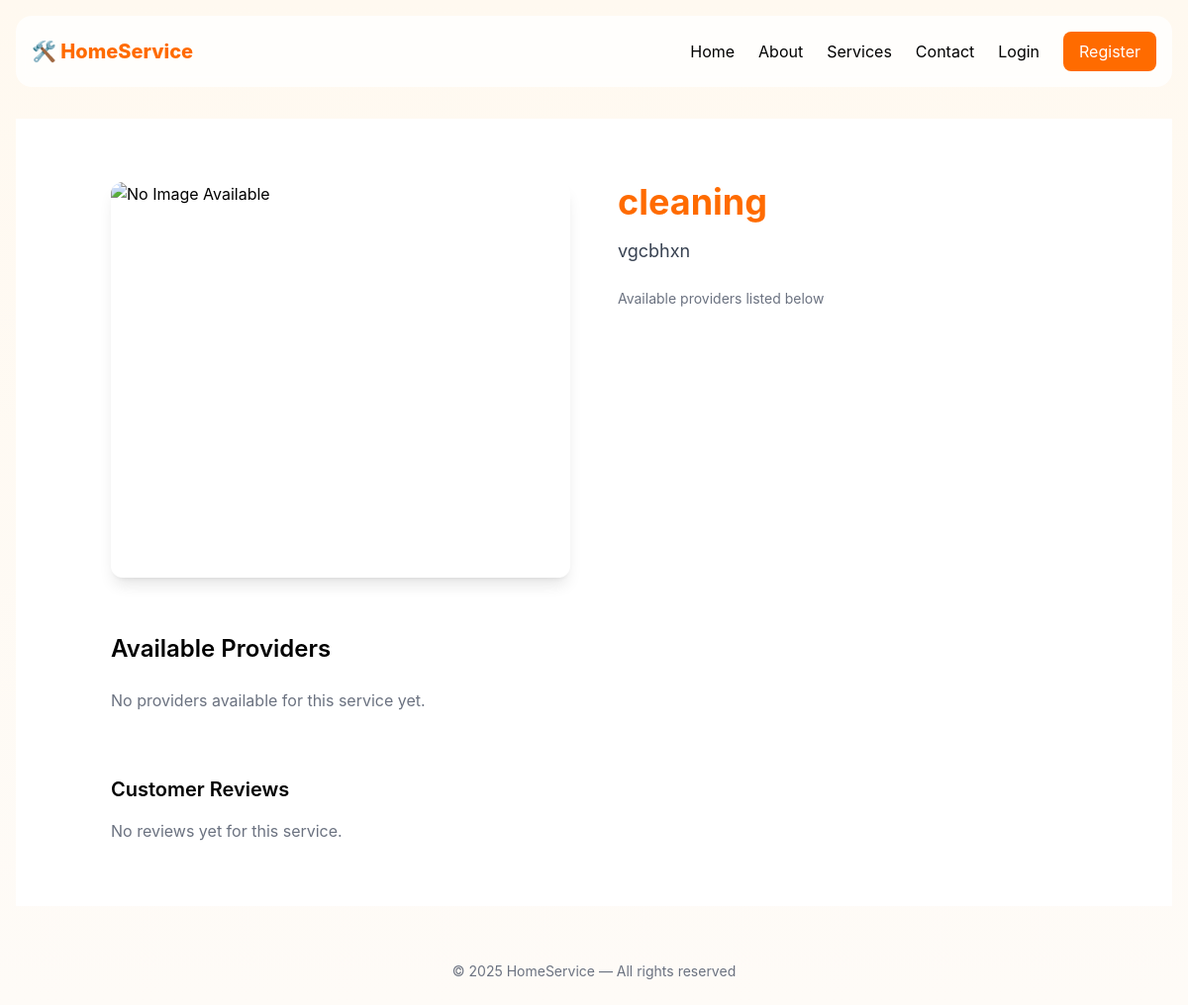
The page /services/2/ on the database as committed earlier.
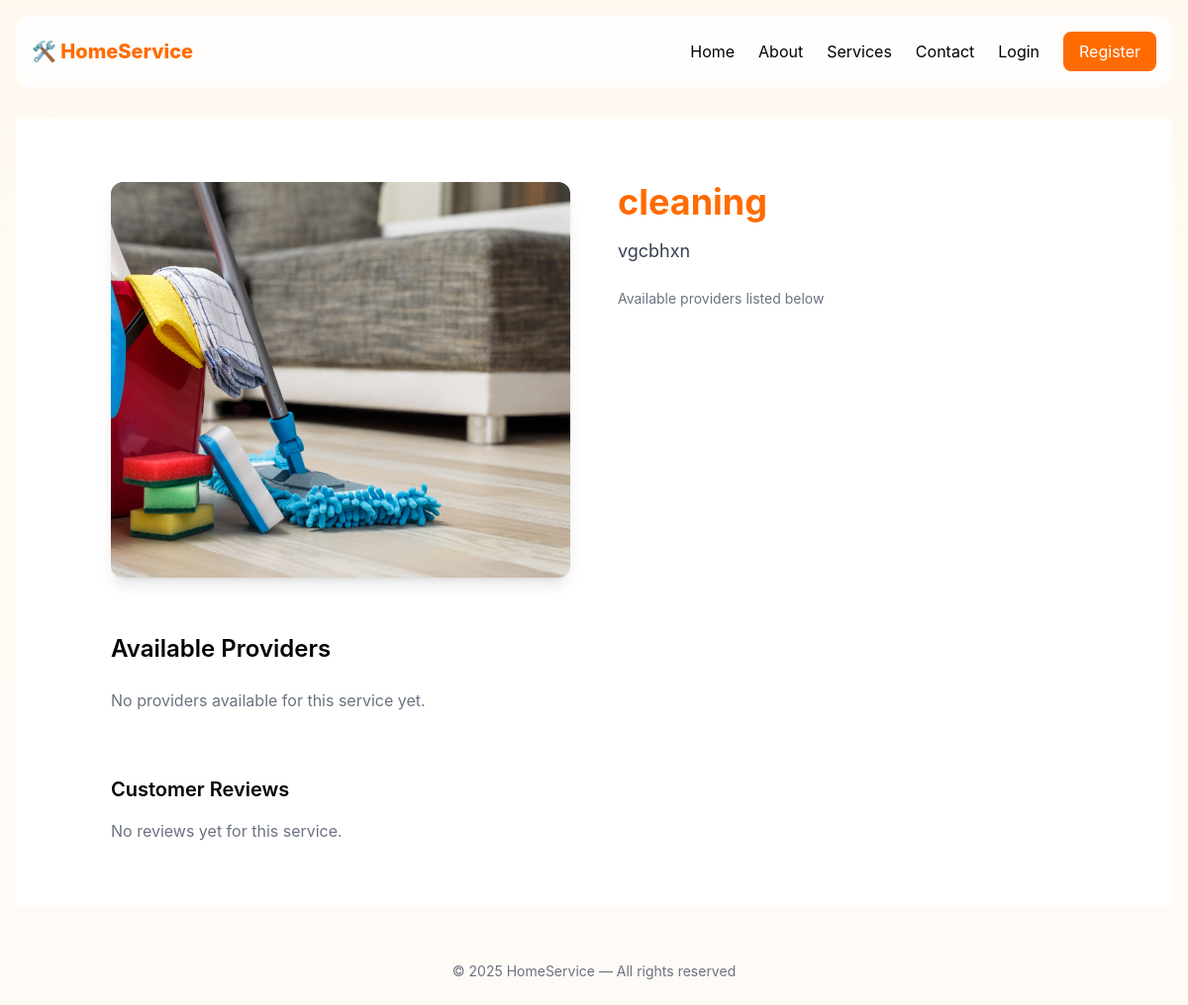
The same page on the database as committed later.
### booking/models.py (models this page shows, shortened)
class Service(models.Model):
    title = models.CharField(max_length=200)
    description = models.TextField()
    service_type = models.ForeignKey(ServiceType, on_delete=models.CASCADE)
    image = models.ImageField(upload_to='services/', blank=True, null=True)

### booking/views.py (the view)
# urls.py: path('services/<int:service_id>/', views.service_detail, name='service_detail'),
def service_detail(request, service_id):
    service = get_object_or_404(Service, id=service_id)
    city_id = request.GET.get('city')
    providers = ProviderService.objects.filter(
        service=service,
        is_active=True
    )
    if city_id:
        providers = providers.filter(city_id=city_id)
    cities = City.objects.all()
    return render(request, 'services_detail.html', {
        'service': service,
        'providers': providers,
        'cities': cities,
    })

### booking/templates/services_detail.html
{% extends 'base.html' %}
{% load static %}
{% block content %}
<section class="py-16 px-4 md:px-24 bg-white">
  <div class="grid md:grid-cols-2 gap-12">
    <div data-aos="fade-right">
      {% if service.image %}
        <img
          src="{{ service.image.url }}"
          alt="{{ service.title }}"
          class="rounded-xl shadow-lg w-full h-[400px] object-cover"
        />
      {% else %}
        <img
          src="{% static 'images/placeholder.jpg' %}"
          class="rounded-xl shadow-lg w-full h-[400px] object-cover"
          alt="No Image Available"
        />
      {% endif %}
    </div>
    <div data-aos="fade-left">
      <h2 class="text-4xl font-bold text-[#FF6B00] mb-4">
        {{ service.title }}
      </h2>
      <p class="text-lg text-gray-700 mb-6">
        {{ service.description }}
      </p>
      <p class="text-sm text-gray-500">
        Available providers listed below
      </p>
    </div>
  </div>
  <div class="mt-14">
    <h2 class="text-2xl font-semibold mb-6" data-aos="fade-up">
      Available Providers
    </h2>
    {% if providers %}
      <div class="grid gap-6 md:grid-cols-2 lg:grid-cols-3">
        {% for ps in providers %}
          <div
            class="border rounded-xl p-5 shadow hover:shadow-lg transition"
            data-aos="zoom-in"
          >
            <p class="text-sm font-medium text-gray-500">
              Provider:
              <a
                href="{% url 'provider_profile' ps.provider.id %}"
                class="text-[#FF6B00] hover:underline font-semibold"
              >
                {{ ps.provider.username }}
              </a>
            </p>
            <p class="text-sm text-gray-600 mb-4">
              📍 City:
              <span class="font-medium">{{ ps.city.name }}</span>
            </p>
            <a
              href="{% url 'create_booking' ps.id %}"
              class="inline-block bg-[#FF6B00] hover:bg-[#e65c00]
                     text-white font-semibold py-2 px-5 rounded-lg shadow transition"
            >
              Book This Provider
            </a>
          </div>
        {% endfor %}
      </div>
    {% else %}
      <p class="text-gray-500">
        No providers available for this service yet.
      </p>
    {% endif %}
  </div>
  <div class="mt-16">
    <h2 class="text-xl font-semibold mb-4" data-aos="fade-up">
      Customer Reviews
    </h2>
    {% if reviews %}
      <ul class="space-y-4">
        {% for review in reviews %}
          <li class="border p-4 rounded shadow" data-aos="fade-up">
            <p><strong>Rating:</strong> {{ review.rating }} / 5</p>
            <p><strong>Comment:</strong> {{ review.comment }}</p>
            <p class="text-sm text-gray-500">
              {{ review.created_at|date:"F j, Y" }}
            </p>
          </li>
        {% endfor %}
      </ul>
    {% else %}
      <p class="text-gray-500">
        No reviews yet for this service.
      </p>
    {% endif %}
  </div>
</section>
{% endblock %}

Rows that differ between the two databases and show on the page:
changed Service "cleaning": image: picture added
